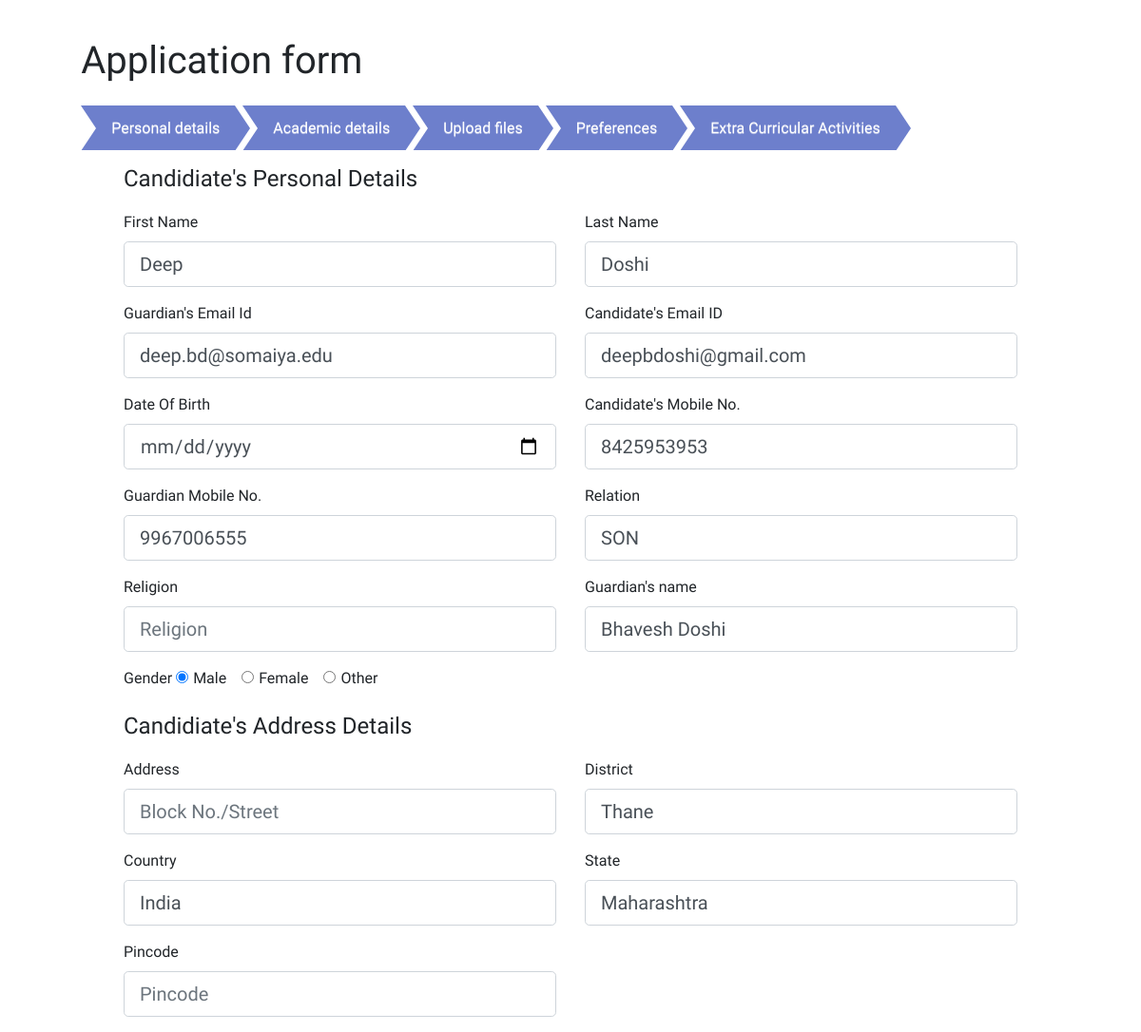
/applicant_home/ (signed in), run on the app's committed database.
### user_login_reg/models.py (models this page shows, shortened)
class Applicant(models.Model):
	applId = models.ForeignKey(User, on_delete=models.CASCADE, primary_key = True)
	DOB = models.DateField(null = True, default = None)
	mobile = models.CharField(max_length=10, default = '')
	gender = models.CharField(max_length=6, default = '')
	parent_guardianName = models.CharField(max_length=20, default = '')
	parent_guardianEmail = models.EmailField(default = '')
	parent_guardianMobile = models.CharField(max_length = 10, default = '')
	father_occ = models.CharField(max_length=10, default = '')
	mother_occ = models.CharField(max_length=10, default = '')
	family_ann_inc = models.CharField(max_length=20, default = '')
	relation = models.CharField(max_length=10, default = '')
	pwd = models.BooleanField(default=False)
	mother_tongue = models.CharField(max_length=15, default = '')
	defence_type = models.CharField(max_length=15, default = '')
	religion = models.CharField(max_length=15, default = '')
	addr_line_1 = models.TextField()
	state = models.CharField(max_length=10, default = '')
	country = models.CharField(max_length=10, default = 'India')
	district = models.CharField(max_length=10, default = '')
	pincode = models.CharField(max_length=10, default = '')
	nationality = models.CharField(max_length=10, default = 'Indian')
	ssc_aggregate_marks = models.DecimalField(null = True, decimal_places = 2, max_digits = 5, default = None)
	ssc_marks_out_of = models.DecimalField(null = True, decimal_places = 2, max_digits = 5, default = None)
	ssc_year = models.CharField(max_length=10, default = '')
	ssc_board = models.CharField(max_length=10, default = '')
	hsc_aggregate_marks = models.DecimalField(null = True, decimal_places = 2, max_digits = 5, default = None)
	hsc_marks_out_of = models.DecimalField(null = True, decimal_places = 2, max_digits = 5, default = None)
	hsc_physics_marks = models.DecimalField(null = True, decimal_places = 2, max_digits = 5, default = None)
	hsc_math_marks = models.DecimalField(null = True, decimal_places = 2, max_digits = 5, default = None)
	hsc_chemistry_marks = models.DecimalField(null = True, decimal_places = 2, max_digits = 5, default = None)
	hsc_year = models.CharField(max_length=10, default = '')
	hsc_board =models.CharField(max_length=10, default = '')
	SET = models.IntegerField(null = True, default = None)
	cet = models.IntegerField(null = True, default = None)
	cet_physics = models.IntegerField(null = True, default = None)
	cet_maths = models.IntegerField(null = True, default = None)
	cet_physics = models.IntegerField(null = True, default = None)
	cet_chemistry = models.IntegerField(null = True, default = None)
	jee_mains = models.IntegerField(null = True, default = None)
	jee_adv = models.IntegerField(null = True, default = None)
	candidate_photo = models.ImageField(default = None)
	signature = models.ImageField(default = None)
	ssc_result = models.ImageField(default = None)
	hsc_result = models.ImageField(default = None)
	hsc_LC = models.ImageField(default = None)
	cet_result = models.ImageField(default = None)
	jee_mains_result = models.ImageField(default = None)
	jee_adv_result = models.ImageField(default = None)
	set_result = models.ImageField(default = None)
	minority_proof = models.ImageField(default = None)
	nationality_proof = models.ImageField(default = None)
	tfws_proof = models.ImageField(default = None)
	maharashtra_citizen_proof = models.ImageField(default = None)
	address_proof = models.ImageField(default = None)
	ssc_marksheet_verified = models.BooleanField(default = False)
	hsc_marksheet_verified = models.BooleanField(default = False)
	cet_marksheet_verified = models.BooleanField(default = False)
	jee_mains_markssheet_verified = models.BooleanField(default = False)
	jee_adv_markssheet_verified = models.BooleanField(default = False)
	signature_verified = models.BooleanField(default = False)
	candidate_photo_verified = models.BooleanField(default = False)
	all_verified = models.BooleanField(default = False)

class User(AbstractUser):
    is_student = models.BooleanField('student status', default=False)
    is_verifier = models.BooleanField('verifier status', default=False)
    is_admin = models.BooleanField('admin status', default=False)

### user_login_reg/views.py (the view, shortened to what this page needs)
# urls.py: path('applicant_home/', user_views.applicant_home, name='applicant-home'),
@login_required
def applicant_home(request):
    users = [item.applId for item in Applicant.objects.all()]
    attemptedExams = []
    if request.user not in users:
        candidate = Applicant(applId = request.user)
    else:
        candidate = Applicant.objects.filter(applId = request.user)[0]
    return render(request, 'user_login_reg/applicant_home.html', {'candidate' : candidate, 'attemptedExams': attemptedExams})

### user_login_reg/templates/user_login_reg/applicant_home.html (shortened to what this page needs)
{% load static %}
<!DOCTYPE html>
<html>
	<head>
	    <link rel="stylesheet" href="https://maxcdn.bootstrapcdn.com/bootstrap/4.4.1/css/bootstrap.min.css">
	    <link rel="stylesheet" href="https://stackpath.bootstrapcdn.com/bootstrap/4.4.1/css/bootstrap.min.css">
		<link rel="stylesheet" href="https://maxcdn.bootstrapcdn.com/font-awesome/4.5.0/css/font-awesome.min.css">
		<link rel="stylesheet" type="text/css" href="{% static 'user_login_reg/main.css' %}">
		<link rel="stylesheet" type="text/css" href="{% static 'user_login_reg/theme.css' %}">
	</head>
	<body onload="init()">
		<div class="container-fluid">
		<div id="breadcrumb_wrapper">
			<div id="breadcrumb_header">
				<h1><span>Application form</span></h1>
			</div>
			<ul id="breadcrumbs-two">
				<li ><a href="#" onclick="displayPersonal()">Personal details</a></li>
				<li ><a href="#" onclick="displayAcademic()">Academic details</a></li>
				<li ><a href="#" onclick="displayUpload()">Upload files</a></li>
				<li ><a href="#" onclick="displayPref()">Preferences</a></li>
				<li ><a href="#" onclick="displayECA()">Extra Curricular Activities</a></li>
			</ul>
		</div>
		<form enctype="multipart/form-data" method="POST">
			<div id="personal_details" class="row">
				<div class="col-md-1"></div>
				<div class="col-md-10">
					<div class="container">
						<div class="row">
							<div class="col-md-12"><h4>Candidiate's Personal Details</h4></div><br><br>
							<div class="col-md-6">
								<div class="form-group">
									<label>First Name</label>
									<input type="text" name="firstname" id="fName" onkeydown="displayName()" placeholder="First Name" class="form-control form-control-lg" value = "{{ candidate.applId.first_name }}">
								</div>
								<div class="form-group">
									<label>Guardian's Email Id</label>
									<input type="email" class="form-control form-control-lg" name="parentGuardianEmailId" placeholder="Guardian's Email ID" value = "{{ candidate.parent_guardianEmail }}">
								</div>
								<div class="form-group">
									<label>Date Of Birth</label>
									<input type="date" name="DOB" value= "{{ candidate.DOB }}" class="form-control form-control-lg">
								</div>
								<div class="form-group">
									<label>Guardian Mobile No.</label>
									<input type="number" class="form-control form-control-lg" name="parentGuardianMobile" placeholder="Guardian's Mobile Number" value = "{{ candidate.parent_guardianMobile }}">
								</div>
								<div class="form-group">
									<label>Religion</label>
									<input type="text" name="Religion" class="form-control form-control-lg" placeholder="Religion" value = "{{ candidate.religion }}">
								</div>
								<div class="form-group">
									<label>Gender</label>
									{% if candidate.gender == 'male' %}
									<div class="form-check-inline">
										<label class="form-check-label">
										<input type="radio" class="form-check-input" name="gender" value="male" checked>Male
										</label>
									</div>
									<div class="form-check-inline">
										<label class="form-check-label">
										<input type="radio" class="form-check-input" name="gender" value="female">Female
										</label>
									</div>
									<div class="form-check-inline">
										<label class="form-check-label" for="radio1">
										<input type="radio" class="form-check-input" name="gender" value="other">Other
										</label>
									</div>
									{% endif %}
								</div>
							</div>
							<div class="col-md-6">
								<div class="form-group">
									<label>Last Name</label>
									<input type="text" name="lastname" placeholder="Last Name" class="form-control form-control-lg" value = "{{ candidate.applId.last_name }}">
								</div>
								<div class="form-group">
									<label>Candidate's Email ID</label>
									<input type="email" name="emailId" placeholder="Email ID" class="form-control form-control-lg" value = "{{ candidate.applId.email }}">
								</div>
								<div class="form-group">
									<label>Candidate's Mobile No.</label>
									<input type="number" name="mobile" placeholder="Mobile Number" class="form-control form-control-lg" value = "{{ candidate.mobile }}">
								</div>
								<div class="form-group">
									<label>Relation</label>
									<input type="text" name="Relation" class="form-control form-control-lg" placeholder="Your relation with Guardian" value = "{{ candidate.relation }}">
								</div>
								<div class="form-group"h>
									<label>Guardian's name</label>
									<input type="text" name="parentGuardianName" class="form-control form-control-lg" placeholder="Guardian's Full Name" value = "{{ candidate.parent_guardianName }}">
								</div>
							</div>
						</div>
					</div>
				</div>
				<div class="col-md-1"></div>
				<div class="col-md-1"></div>
				<div class="col-md-10">
					<div class="container">
						<div class="row">
							<div class="col-md-12"><h4>Candidiate's Address Details</h4></div><br><br>
							<div class="col-md-6">
								<div class="form-group">
									<label>Address</label>
									<input type="text" class="form-control form-control-lg" placeholder="Block No./Street" id="addressL" name="addressLine1" value= "{{ candidate.addr_line_1 }}">
								</div>
								<div class="form-group">
									<label>Country</label>
									<input type="text" class="form-control form-control-lg" placeholder="Country" name="Country" value= "{{ candidate.country }}">
								</div>
								<div class="form-group">
									<label>Pincode</label>
									<input type="number" class="form-control form-control-lg" placeholder="Pincode" name="Pincode" value="{{ candidate.pincode }}">
								</div>
							</div>
							<div class="col-md-6">
								<div class="form-group">
									<label>District</label>
									<input type="text" class="form-control form-control-lg" placeholder="District" name="District" id="district" value= "{{ candidate.district }}">
								</div>
								<div class="form-group">
									<label>State</label>
									<input type="text" class="form-control form-control-lg" placeholder="State" name="State" id="state" value="{{ candidate.state }}">
								</div>
							</div>
						</div>
					</div>
				</div>
				<div class="col-md-1"></div>
			</div>
	    </form>
		</div>
	</body>
</html>

### user_login_reg/static/user_login_reg/main.css (style rules this page uses)
* { margin: 0; text-align: left; font-family: 'Muli'; }
body { font-family: 'Poppins', sans-serif; }
a, a:hover, a:focus { color: inherit; text-decoration: none; transition: all 0.3s; }
#breadcrumb_wrapper { width: 100%; height: 20%; margin-top: 5vh; }
#breadcrumb_header { margin-left: 6%; font-size: 24pt; }
#breadcrumbs-two { overflow: hidden; margin-left: 6%; margin-top: 2%; padding: 0; list-style: none; }
#breadcrumbs-two li { float: left; margin: 0 .5em 0 1em; }
#breadcrumbs-two a { background: #6d7fcc; padding: .7em 1em; float: left; text-decoration: none; color: #fff; text-shadow: 0 1px 0 rgba(255,255,255,.5); position: relative; }
#breadcrumbs-two a::before { content: ""; position: absolute; top: 50%; margin-top: -1.5em; border-width: 1.5em 0 1.5em 1em; border-style: solid; border-color: #6d7fcc #6d7fcc #6d7fcc transparent; left: -1em; }
#breadcrumbs-two a::after { content: ""; position: absolute; top: 50%; margin-top: -1.5em; border-top: 1.5em solid transparent; border-bottom: 1.5em solid transparent; border-left: 1em solid #6d7fcc; right: -1em; }
#personal_details { display: flex; }

### user_login_reg/static/user_login_reg/theme.css (style rules this page uses)
body { font-family: Helvetica Neue, Helvetica, Arial; */ */ */ */ margin-bottom: 100px; }
h4 { padding-bottom: 10px; }

### data on the page
Applicant: firstname "Deep", parentGuardianEmailId "deep.bd@somaiya.edu", parentGuardianMobile "9967006555", lastname "Doshi", emailId "deepbdoshi@gmail.com", mobile "8425953953", Relation "SON", parentGuardianName "Bhavesh Doshi", Country "India", District "Thane", State "Maharashtra"
